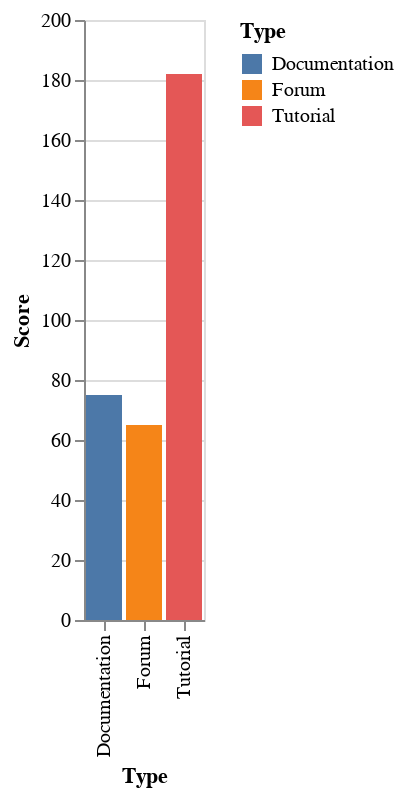

Here is the notebook cell this chart was saved with:
### Code cell
# @title click for solution

score_data['Type'] = ['Forum', 'Tutorial', 'Tutorial', 'Documentation', 'Tutorial']

alt.Chart(score_data).mark_bar().encode(
    x='Type',
    y='Score',
    color='Type'
)

### Figure 1 — Vega-Lite specification as saved in the notebook (floating-point values rounded to 4 significant figures)
{"config": {"view": {"continuousWidth": 400, "continuousHeight": 300}}, "data": {"name": "data-747a45079e1f4573dd2617835f1f9303"}, "mark": "bar", "encoding": {"color": {"field": "Type", "type": "nominal"}, "x": {"field": "Type", "type": "nominal"}, "y": {"field": "Score", "type": "quantitative"}}, "$schema": "https://vega.github.io/schema/vega-lite/v4.17.0.json", "datasets": {"data-747a45079e1f4573dd2617835f1f9303": [{"Website": "StackOverflow", "Score": 65, "Type": "Forum"}, {"Website": "FreeCodeCamp", "Score": 50, "Type": "Tutorial"}, {"Website": "GeeksForGeeks", "Score": 99, "Type": "Tutorial"}, {"Website": "MDN", "Score": 75, "Type": "Documentation"}, {"Website": "CodeAcademy", "Score": 33, "Type": "Tutorial"}]}}
